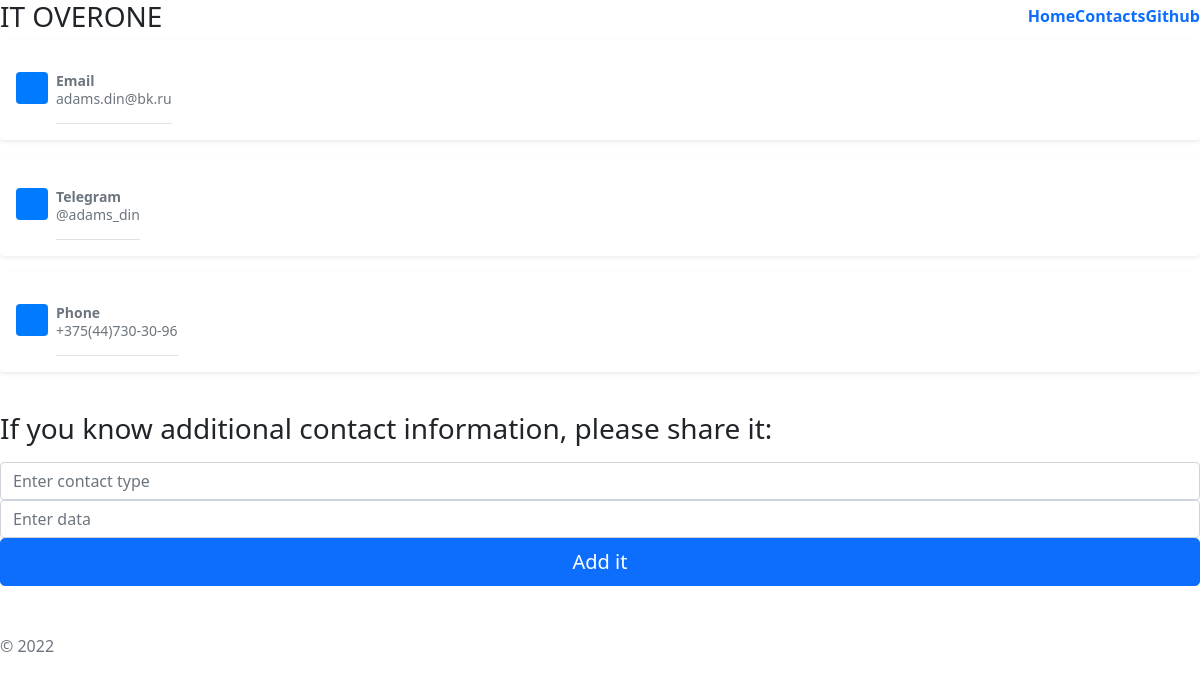
/con/, run on an earlier commit of the app's database.
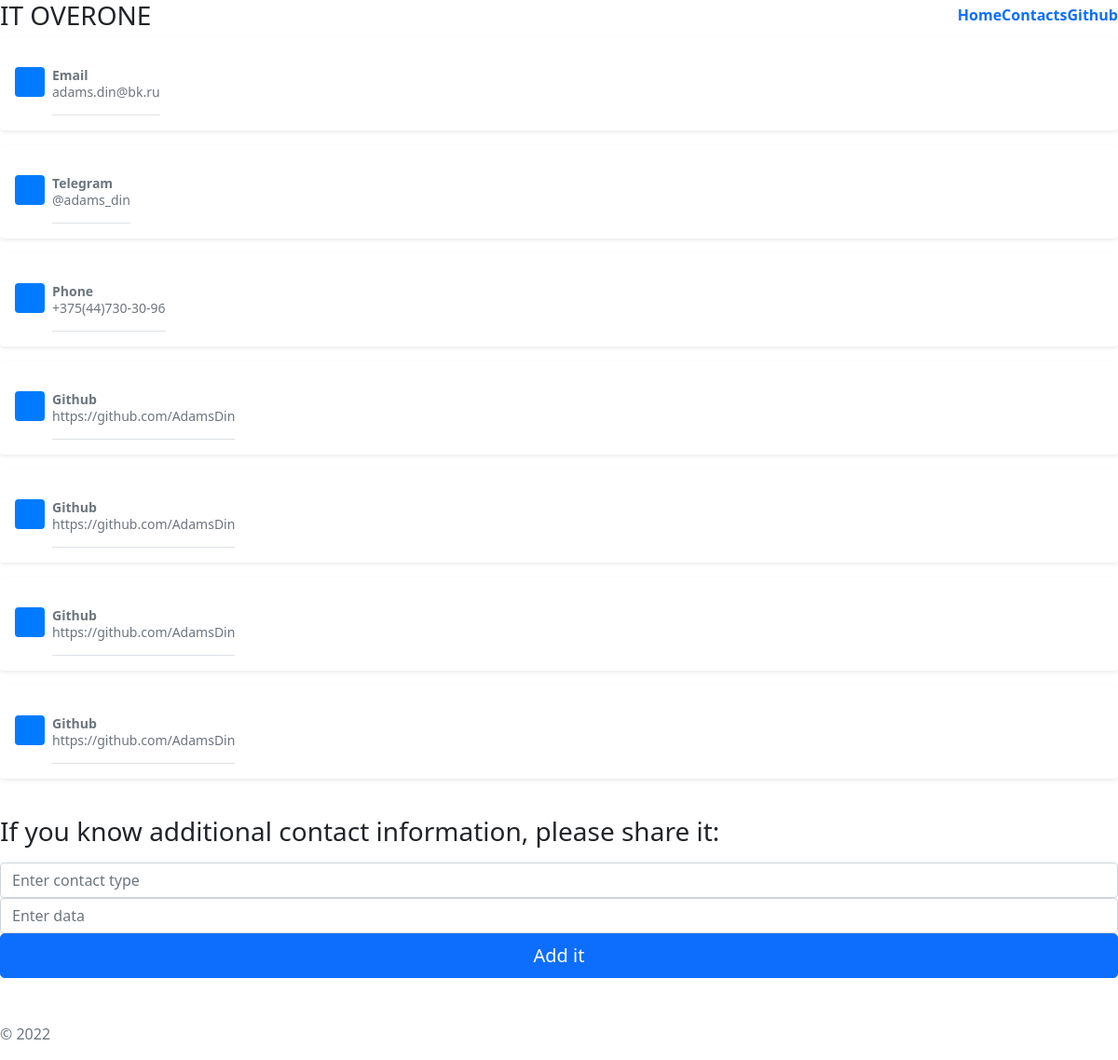
And on a later commit of the database.
### WebApp/models.py (models this page shows, shortened)
class Task(models.Model):
    title = models.CharField('Social network', max_length=100)
    description = models.TextField('Link', max_length=1000)
    class Meta:
        verbose_name = "Задача"
        verbose_name_plural = "Задачи"

### WebApp/views.py (the view)
# urls.py: path('con/', views.cont, name='contact'),
def cont(request):
    error = ''
    if request.method == 'POST':
        form = Taskform(request.POST)
        if form.is_valid():
            form.save()
        else:
            error = 'Error. The form is incorrect'
    tasks = Task.objects.all()
    form = Taskform()
    context = {
        "tasks": tasks,
        "form": form,
        "error": error
    }
    return render(request, 'WebApp/Contacts.html', context)

### WebApp/forms.py
class Taskform(ModelForm):
    class Meta:
        model = Task
        fields = ["title", "description"]
        widgets = {"title": TextInput(attrs={'class': 'form-control', 'placeholder': 'Enter contact type'}),
                   "description": TextInput(attrs={'class': 'form-control', 'placeholder': 'Enter data'})}

### Website/templates/WebApp/Contacts.html (shortened to what this page needs)
<!DOCTYPE html>
<html lang="en">
<head>
        <link rel="stylesheet" href="https://cdn.jsdelivr.net/npm/bootstrap@5.1.3/dist/css/bootstrap.min.css">
</head>
<body>
{% extends "WebApp/head.html" %}
{% load static %}
{% block content %}
{% for task in tasks %}
{% if tasks %}
<div class="my-3 p-3 bg-body rounded shadow-sm">
    <div class="d-flex text-muted pt-3">
      <svg class="bd-placeholder-img flex-shrink-0 me-2 rounded" width="32" height="32" xmlns="http://www.w3.org/2000/svg" role="img" aria-label="Placeholder: 32x32" preserveAspectRatio="xMidYMid slice" focusable="false"><title>Placeholder</title><rect width="100%" height="100%" fill="#007bff"></rect><text x="50%" y="50%" fill="#007bff" dy=".3em">32x32</text></svg>
      <p class="pb-3 mb-0 small lh-sm border-bottom">
        <strong class="d-block text-gray-dark">{{task.title}}</strong>
     {{task.description}}
      </p>
    </div>
  </div>
{% else %}
<p>Нет контактов</p>
{% endif %}
{% endfor %}
<form method="POST">
        <h1 class="h3 mb-3 fw-normal">If you know additional contact information, please share it:</h1>
        {{ form.title }}
        {{ form.description }}
    <button class="w-100 btn btn-lg btn-primary" type="submit">Add it</button>
    <p class="mt-5 mb-3 text-muted">© 2022</p>
  </form>
{% endblock %}

### Website/templates/WebApp/head.html (shortened to what this page needs)
<!DOCTYPE html>
<html lang="en">
<head>
    <link rel="stylesheet" href="https://cdn.jsdelivr.net/npm/bootstrap@5.1.3/dist/css/bootstrap.min.css">
</head>
<body><header class="mb-auto">
    <div>
      <h3 class="float-md-start mb-0">IT OVERONE</h3>
      <nav class="nav nav-masthead justify-content-center float-md-end">
        <a class="nav-link fw-bold py-1 px-0" href="{% url 'index' %}">Home</a>
        <a class="nav-link fw-bold py-1 px-0" href="{% url 'contact' %}">Contacts</a>
        <a class="nav-link fw-bold py-1 px-0" href='https://github.com/AdamsDin'>Github</a>
      </nav>
    </div>
  </header>
</body>
{% block content %}{% endblock %}
</html>

What changed in the data, as far as the page shows it:
added Task: title "Github", description "https://github.com/AdamsDin"
added Task: title "Github", description "https://github.com/AdamsDin"
added Task: title "Github", description "https://github.com/AdamsDin"
added Task: title "Github", description "https://github.com/AdamsDin"
